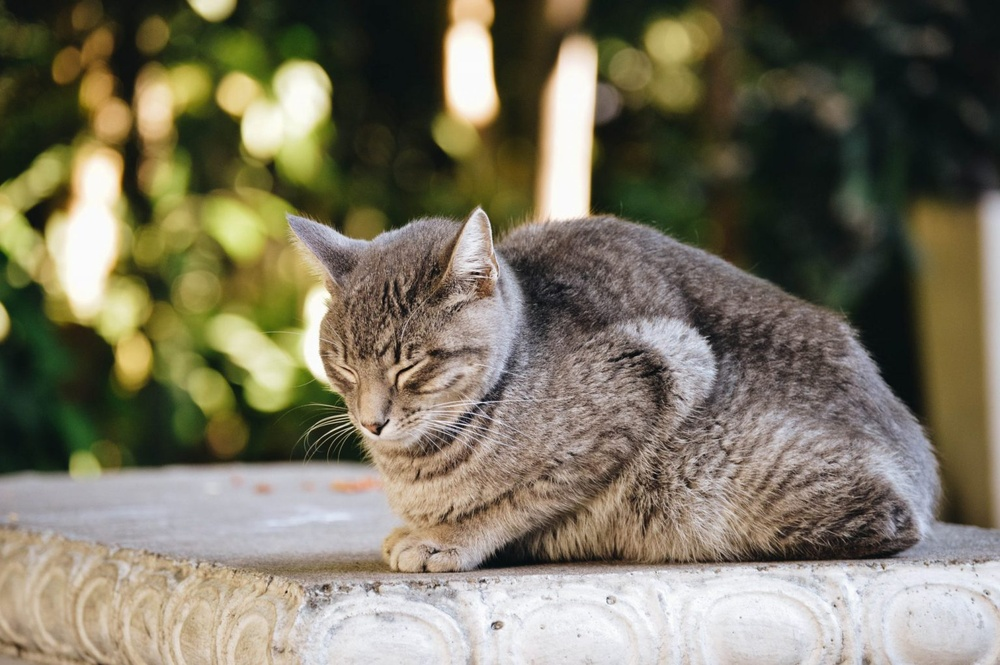
#> input picture 2020_0811_day7/image.jpg, 1000 x 665 px, shrunk from 1536 x 1022 before the run
$ python simple_thresholding.py --image image.jpg
#> lines starting #> are read from the running program, lines starting #| are printed output that depends on the picture; after the words box and inside, x2 and y2 are one past the last pixel; in counts of white or black regions, pixels touching at a corner belong together
# thresholding : 이미지의 이진화
# 일반적으로 회색 음영 이미지를 0 or 255인 바이너리 이미지로 변환
# 픽셀값 p를 선택 -> p보다 작은 픽셀 모두 0으로 -> p보다 큰 픽셀은 255로 -> 이미지를 이진화
# 사용자가 thresholding 값 T를 정해줘야 함
import numpy as np
import argparse
import cv2

ap = argparse.ArgumentParser()
ap.add_argument("-i", "--image", required=True, help="Path to the image")
args = vars(ap.parse_args())

image = cv2.imread(args["image"])
#> image is the input picture: shape (665, 1000, 3); mean B, G, R 97.4, 116.9, 122.5
cv2.imshow("Original", image)

image = cv2.cvtColor(image, cv2.COLOR_BGR2GRAY)
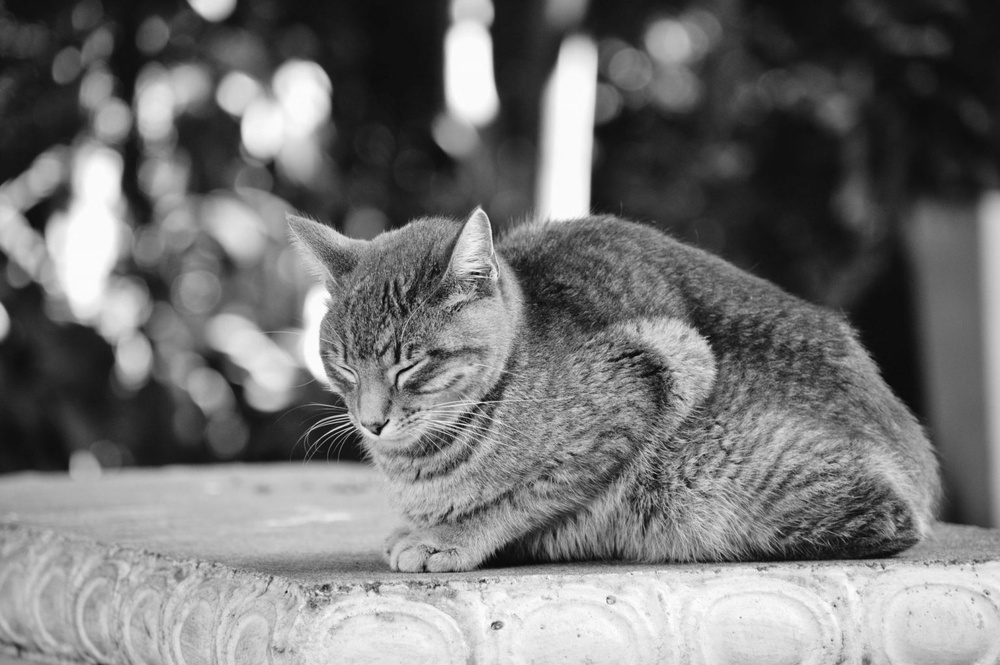
#> image: shape (665, 1000); min 7, max 255, mean 116.4
blurred = cv2.GaussianBlur(image, (5, 5), 0)
cv2.imshow("Image to Gray", image)

# threshold 지정
(T, thresh) = cv2.threshold(blurred, 155, 255, cv2.THRESH_BINARY)
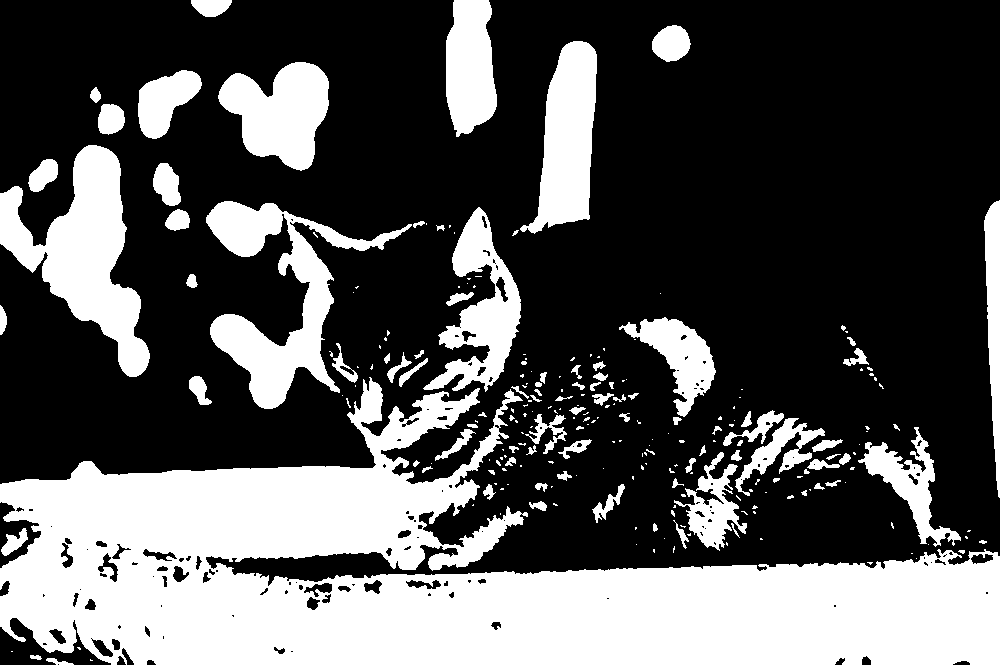
#> thresh: shape (665, 1000); 33.6% white; 242 white regions (145 under 20 px), largest, box (x1, y1, x2, y2) and area: (0, 377, 1000, 665) 137069, (0, 145, 150, 377) 14482, (206, 201, 412, 409) 12658
cv2.imshow("Threshold Binary", thresh)

(T, threshInv) = cv2.threshold(blurred, 155, 255, cv2.THRESH_BINARY_INV)
cv2.imshow("Threshold Binary Inverse", threshInv)

cv2.imshow("Find Coins", cv2.bitwise_and(image, image, mask=threshInv))
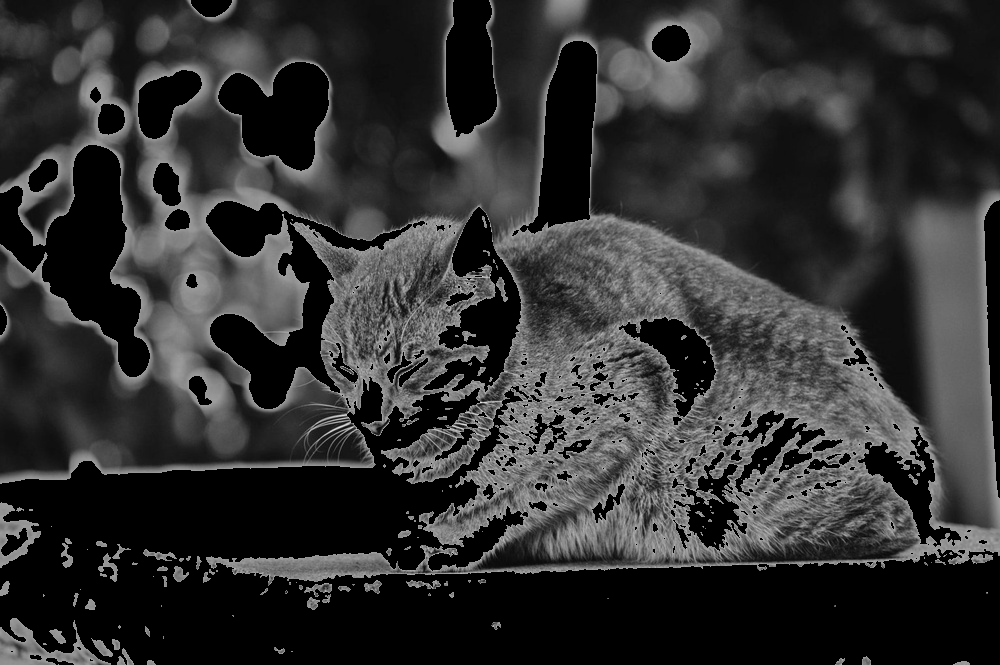
#> window 'Find Coins': shape (665, 1000); min 0, max 230, mean 49.4
cv2.waitKey(0)
